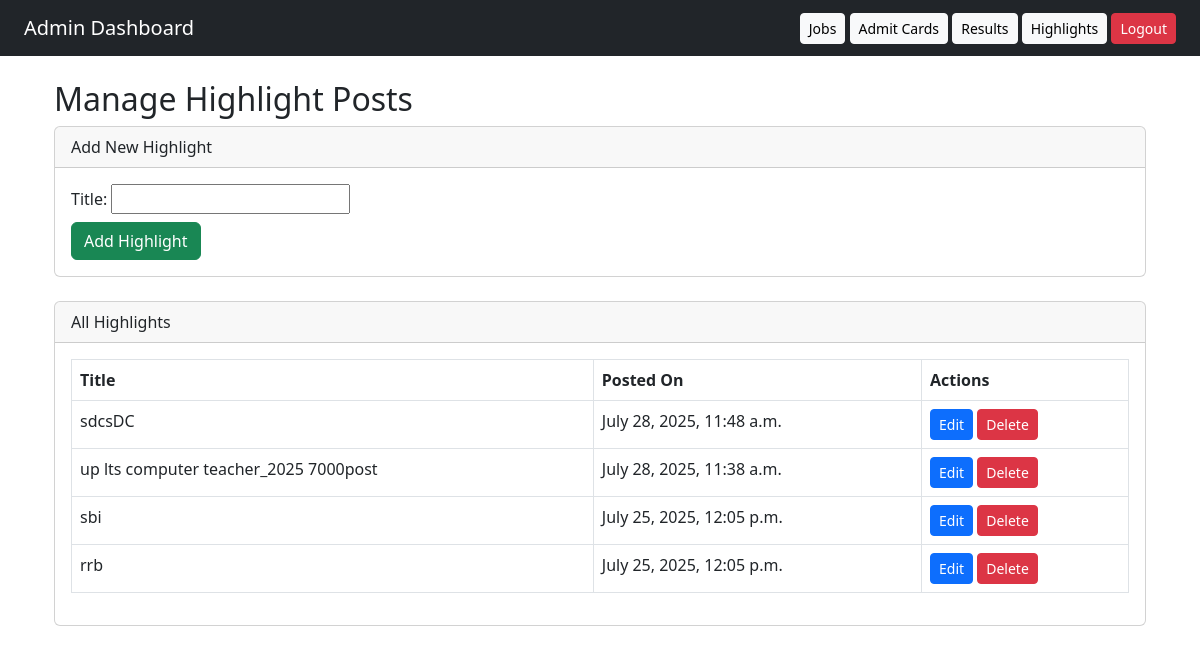
The page /dashboard/highlights/ (signed in) on the database as committed earlier.
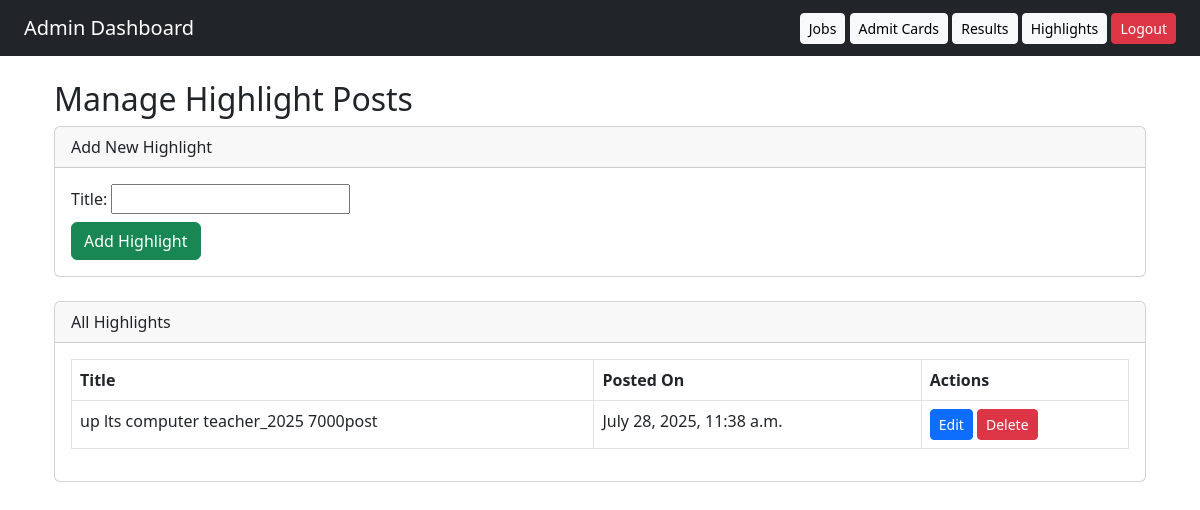
The same page on the database as committed later.
### core/models.py (models this page shows, shortened)
class HighlightPost(models.Model):
    title = models.CharField(max_length=200)
    post_count = models.PositiveIntegerField(default=0)
    link = models.URLField(null=True, blank=True)
    bg_color = models.CharField(
        max_length=20,
        help_text="Bootstrap background color (e.g. danger, primary, success)",
        default='primary'
    )
    posted_on = models.DateTimeField(auto_now_add=True)

### core/views.py (the view)
# urls.py: path('dashboard/highlights/', views.manage_highlights, name='manage_highlights'),
@login_required
def manage_highlights(request):
    highlights = HighlightPost.objects.all().order_by('-posted_on')
    if request.method == 'POST':
        form = HighlightPostForm(request.POST)
        if form.is_valid():
            form.save()
            return redirect('manage_highlights')
    else:
        form = HighlightPostForm()
    return render(request, 'dashboard/manage_highlights.html', {
        'form': form,
        'highlights': highlights
    })

### core/forms.py
class HighlightPostForm(forms.ModelForm):
    class Meta:
        model = HighlightPost
        fields = ['title','link', 'post_count', 'bg_color']

### core/templates/dashboard/manage_highlights.html (shortened to what this page needs)
{% extends 'dashboard/dashboard_base.html' %}
{% block content %}
<div class="container mt-4">
    <h2>Manage Highlight Posts</h2>
    <div class="card mb-4">
        <div class="card-header">Add New Highlight</div>
        <div class="card-body">
            <form method="POST">
                <div class="form-group mb-2">
                    {{ form.title.label_tag }}
                    {{ form.title }}
                </div>
                <button type="submit" class="btn btn-success">Add Highlight</button>
            </form>
        </div>
    </div>
    <div class="card">
        <div class="card-header">All Highlights</div>
        <div class="card-body">
            <table class="table table-bordered">
                <thead>
                    <tr>
                        <th>Title</th>
                        <th>Posted On</th>
                        <th>Actions</th>
                    </tr>
                </thead>
                <tbody>
                    {% for highlight in highlights %}
                    <tr>
                        <td>{{ highlight.title }}</td>
                        <td>{{ highlight.posted_on }}</td>
                        <td>
                            <a href="{% url 'edit_highlight' highlight.id %}" class="btn btn-sm btn-primary">Edit</a>
                            <a href="{% url 'delete_highlight' highlight.id %}" class="btn btn-sm btn-danger" onclick="return confirm('Are you sure?')">Delete</a>
                        </td>
                    </tr>
                    {% empty %}
                    <tr><td colspan="3">No highlights found.</td></tr>
                    {% endfor %}
                </tbody>
            </table>
        </div>
    </div>
</div>
{% endblock %}

Rows that differ between the two databases and show on the page:
removed HighlightPost: title "sdcsDC", posted_on "July 28, 2025, 11:48 a.m."
removed HighlightPost: title "sbi", posted_on "July 25, 2025, 12:05 p.m."
removed HighlightPost: title "rrb", posted_on "July 25, 2025, 12:05 p.m."
